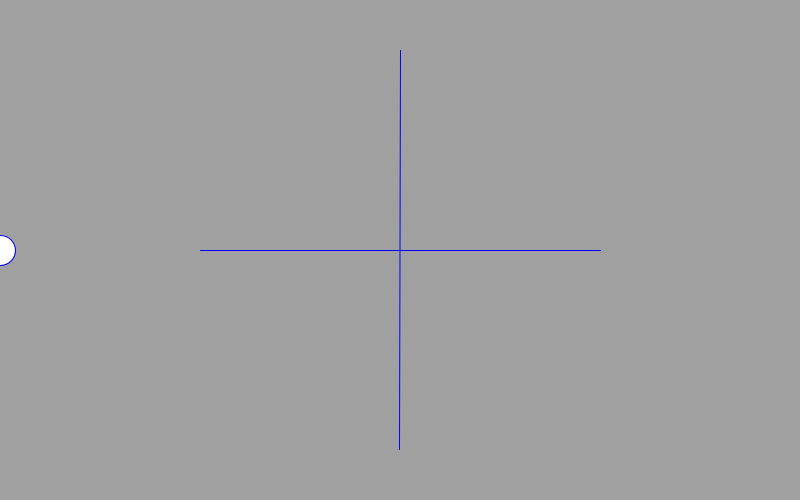
Frame 1 (no input)
Frame 60 (the mouse pressed at the canvas centre just before this capture): identical to frame 1, image omitted
Frame 120 (the mouse held since frame 60 and released just before this capture): identical to frame 1, image omitted

The Processing sketch that drew this single still picture (run headless with seeded random() and noise(); from frame 60 on, the mouse is pressed at the canvas centre):

// Processing sketch: processing_150671
// ── processing_150671.pde

// Ejercicio: Simular el movimiento lineal de un coche en 2 tramos 
// con pendientes 0 y PI/4 y velocidades v,v/2 en cada tramo.

float x=0, y=0;
float v = 0;
float dt = 0.02;
float dx;
float cx;
float cy;

void setup() {
  size(800, 500);
  noStroke();
  cx=(width*0.5);
  cy=(height*0.5);
}

void draw() {
  background(160);
  pushMatrix();
  segment(cx,cy,200,0);
  popMatrix();
  pushMatrix();
  segment(cx,cy,200,PI/2);
  popMatrix();
  if (x<cx) {
    //Tramo sin pendiente
    dx = v * dt;
    x += dx;
    y = 0;
  }
  else {
   
    // Tramo con pendiente
    dx = v/2 * dt;
    x += dx;
    if(v>0)
    y -= PI/4;
    
  }
 

  fill(255);
  ellipse(x, cy+y, 30, 30);
 
}
void segment(float x,float y, float length,float a){

  stroke(0,0,250);
  strokeWeight(1);
  translate(x,y);
  rotate(a);
  line(-length,0,length,0);
}
void keyPressed ()
{
    if (key==' ')
    { 
     if(v==0) 
       v=100;
     else
       v=0;
    }
}
